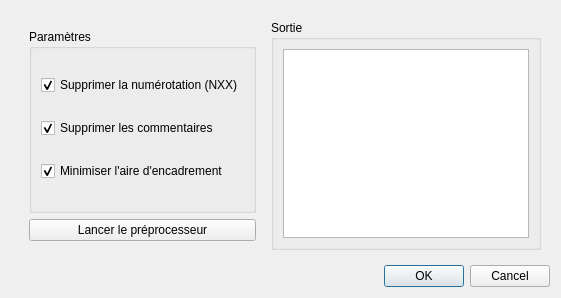
<?xml version="1.0" encoding="UTF-8"?>
<ui version="4.0">
 <class>dialog</class>
 <widget class="QDialog" name="dialog">
  <property name="geometry">
   <rect>
    <x>0</x>
    <y>0</y>
    <width>561</width>
    <height>298</height>
   </rect>
  </property>
  <property name="windowTitle">
   <string>Préprocesseur</string>
  </property>
  <property name="windowIcon">
   <iconset>
    <normaloff>traceIcon.svg</normaloff>traceIcon.svg</iconset>
  </property>
  <property name="modal">
   <bool>true</bool>
  </property>
  <layout class="QVBoxLayout" name="verticalLayout_4">
   <item>
    <widget class="QWidget" name="widget_2" native="true">
     <layout class="QHBoxLayout" name="horizontalLayout">
      <item>
       <widget class="QWidget" name="widget" native="true">
        <layout class="QVBoxLayout" name="verticalLayout_3">
         <item>
          <widget class="QGroupBox" name="groupBox">
           <property name="title">
            <string>Paramètres</string>
           </property>
           <layout class="QVBoxLayout" name="verticalLayout">
            <item>
             <widget class="QCheckBox" name="chk_del_num">
              <property name="text">
               <string>Supprimer la numérotation (NXX)</string>
              </property>
              <property name="checked">
               <bool>true</bool>
              </property>
             </widget>
            </item>
            <item>
             <widget class="QCheckBox" name="chk_del_comments">
              <property name="text">
               <string>Supprimer les commentaires</string>
              </property>
              <property name="checked">
               <bool>true</bool>
              </property>
             </widget>
            </item>
            <item>
             <widget class="QCheckBox" name="chk_optimize_bounding_box">
              <property name="toolTip">
               <string/>
              </property>
              <property name="text">
               <string>Minimiser l'aire d'encadrement</string>
              </property>
              <property name="checked">
               <bool>true</bool>
              </property>
             </widget>
            </item>
           </layout>
          </widget>
         </item>
         <item>
          <widget class="QPushButton" name="btn_run_preproc">
           <property name="text">
            <string>Lancer le préprocesseur</string>
           </property>
           <property name="icon">
            <iconset resource="ressources.qrc">
             <normaloff>:/rc/rc/work.png</normaloff>:/rc/rc/work.png</iconset>
           </property>
          </widget>
         </item>
        </layout>
       </widget>
      </item>
      <item>
       <widget class="QGroupBox" name="groupBox_2">
        <property name="title">
         <string>Sortie</string>
        </property>
        <layout class="QVBoxLayout" name="verticalLayout_2">
         <item>
          <widget class="QTextEdit" name="output"/>
         </item>
        </layout>
       </widget>
      </item>
     </layout>
    </widget>
   </item>
   <item>
    <widget class="QDialogButtonBox" name="buttonBox">
     <property name="standardButtons">
      <set>QDialogButtonBox::Cancel|QDialogButtonBox::Ok</set>
     </property>
     <property name="centerButtons">
      <bool>false</bool>
     </property>
    </widget>
   </item>
  </layout>
 </widget>
 <resources>
  <include location="ressources.qrc"/>
 </resources>
 <connections/>
</ui>
